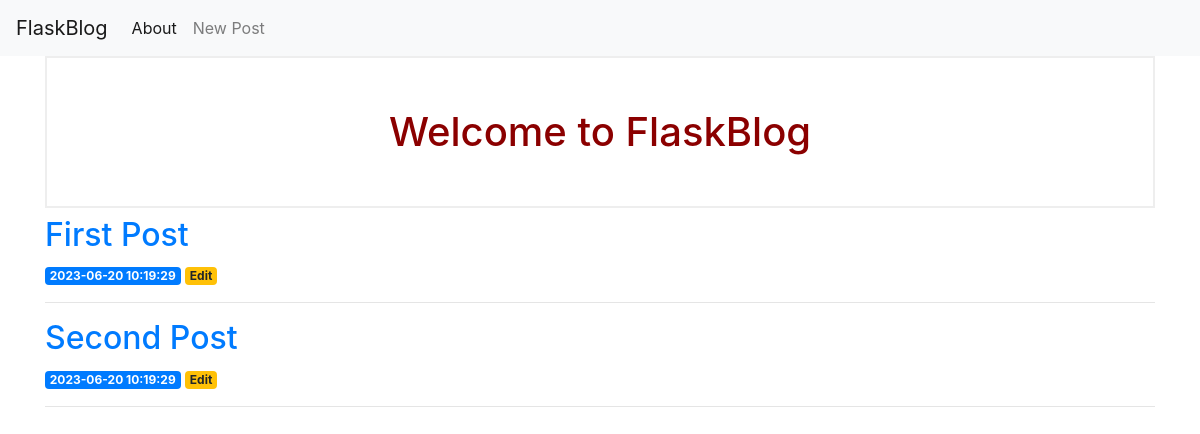
Before: / with the older database file.
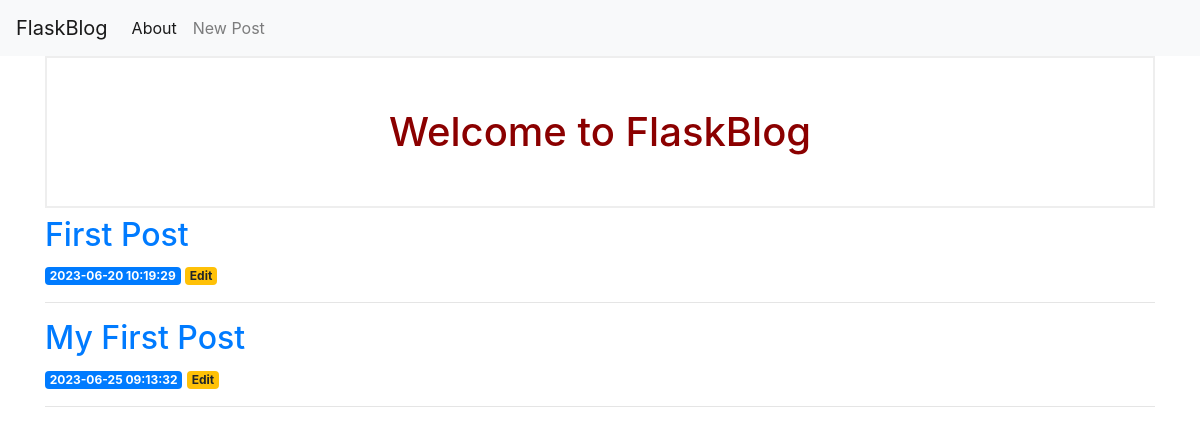
After: the same page with the newer database file.
### tables this page shows
CREATE TABLE posts (
    id INTEGER PRIMARY KEY AUTOINCREMENT,
    created TIMESTAMP NOT NULL DEFAULT CURRENT_TIMESTAMP,
    title TEXT NOT NULL,
    content TEXT NOT NULL
);

### app.py (the view)
@app.route('/')
def index():
    conn = get_db_connection()
    posts = conn.execute('SELECT * FROM posts').fetchall()
    conn.close()
    return render_template('index.html', posts=posts)

### app.py (called while the page is built)
def get_db_connection():
    conn = sqlite3.connect('database.db')
    conn.row_factory = sqlite3.Row
    return conn

### templates/index.html
{% extends 'base.html' %}
{% block content %}
<h1>{% block title %} Welcome to FlaskBlog {% endblock %}</h1>
 {% for post in posts %}
        <a href="{{ url_for('post', post_id=post['id']) }}">
            <h2>{{ post['title'] }}</h2>
        </a>
        <span class="badge badge-primary">{{ post['created'] }}</span>
        <a href="{{ url_for('edit', id=post['id']) }}">
            <span class="badge badge-warning">Edit</span>
        </a>
        <hr>
    {% endfor %}
{% endblock %}

### templates/base.html (shortened to what this page needs)
<!doctype html>
<html lang="en">
<head>
    <link rel="stylesheet" href="https://stackpath.bootstrapcdn.com/bootstrap/4.3.1/css/bootstrap.min.css">
    <link rel="stylesheet" href="{{ url_for('static', filename= 'css/style.css') }}">
</head>
<body>
    <nav class="navbar navbar-expand-md navbar-light bg-light">
        <a class="navbar-brand" href="{{ url_for('index')}}">FlaskBlog</a>
        <div class="collapse navbar-collapse" id="navbarNav">
            <ul class="navbar-nav">
                <li class="nav-item active">
                    <a class="nav-link" href="#">About</a>
                </li>
                <li class="nav-item">
                    <a class="nav-link" href="{{url_for('create')}}">New Post</a>
                </li>
            </ul>
        </div>
    </nav>
    <div class="container">
        {% block content %} {% endblock %}
    </div>
</body>
</html>

### static/css/style.css (style rules this page uses)
h1 { border: 2px #eee solid; color: darkred; text-align: center; padding: 50px; }

Changed rows visible on the page:
removed posts: title "Second Post", created "2023-06-20 10:19:29"
added posts: title "My First Post", created "2023-06-25 09:13:32"
